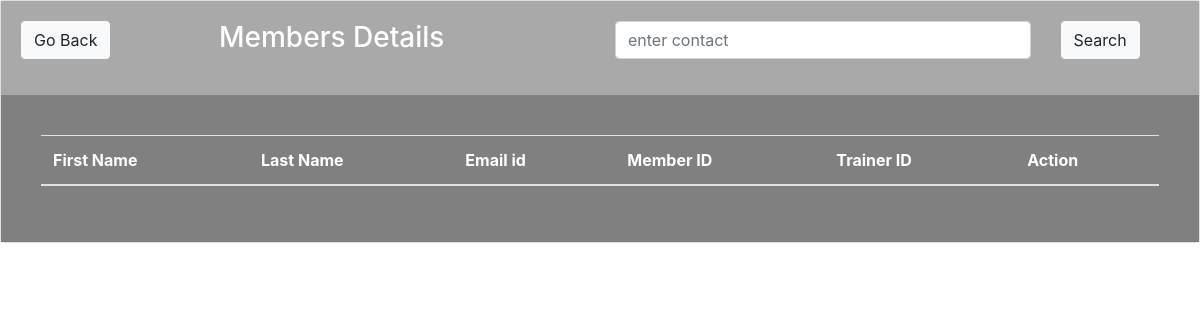
/member_details.php, run on an earlier commit of the app's database.
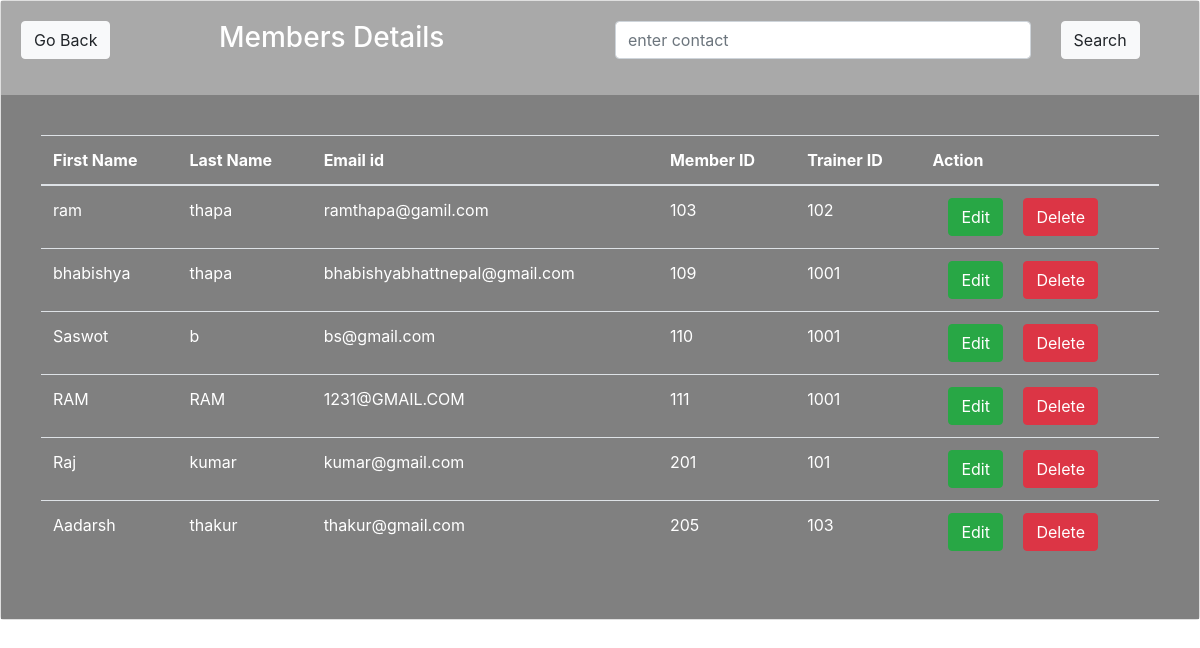
And on a later commit of the database.
### tables this page shows
CREATE TABLE IF NOT EXISTS `gymapp` (
  `fname` varchar(40) NOT NULL,
  `lname` varchar(40) NOT NULL,
  `email` varchar(40) NOT NULL,
  `contact` varchar(40) NOT NULL,
  `trainer_id` varchar(60) NOT NULL,
  PRIMARY KEY (`contact`)
);

### func.php (the view, shortened to what this page needs)
<?php
$con = mysqli_connect("localhost", "root", "", "gymwebsite");
function get_member_details()
{
    global $con;
    $query = "select * from gymapp";
    $result = mysqli_query($con, $query);
    while ($row = mysqli_fetch_array($result)) {
        $fname = $row['fname'];
        $lname = $row['lname'];
        $email = $row['email'];
        $contact = $row['contact'];
        $trainer_id = $row['trainer_id'];
        echo "<tr>
          <td>$fname</td>
        <td>$lname</td>
            <td>$email</td>
            <td>$contact</td>
          <td>$trainer_id</td>
          <td>
            <a class='btn btn-success mx-3 editbtn' style='text-decoration:none; color:white;'>Edit</a>
            <a href='memberdelete.php?email=$email'  class='btn btn-danger' style='text-decoration:none; color:white;'>Delete</a>
          </td>
        </tr>";
    }
}

### member_details.php (shortened to what this page needs)
<!DOCTYPE html>
<?php include("func.php"); ?>
<html>
<head>
    <link rel="stylesheet" href="https://maxcdn.bootstrapcdn.com/bootstrap/4.0.0-beta/css/bootstrap.min.css">
</head>
<body>
    <div class="container-fluid p-0">
        <div class="card">
            <div class="card-body" style="background-color:darkgrey;color:#ffffff;">
                <div class="row">
                    <div class="col-md-2">
                        <a href="admin-panel.php" class="btn btn-light ">Go Back</a>
                    </div>
                    <div class="col-md-4">
                        <h3>Members Details</h3>
                    </div>
                    <div class="col-md-6">
                        <form class="form-group" action="trainer_search.php" method="post">
                            <div class="row">
                                <div class="col-md-9"><input type="text" name="search" class="form-control" placeholder="enter contact"></div>
                                <div class="col-md-3"><input type="submit" name="member_search_submit" class="btn btn-light" value="Search"> </div>
                            </div>
                        </form>
                    </div>
                </div>
            </div>
            <div class="card-body" style="background-color:grey;color:#ffffff;">
                <div class="card-body">
                    <table class="table table-hover">
                        <thead>
                            <tr>
                                <th>First Name</th>
                                <th>Last Name</th>
                                <th>Email id</th>
                                <th>Member ID</th>
                                <th>Trainer ID</th>
                                <th>Action</th>
                            </tr>
                        </thead>
                        <tbody>
                            <?php get_member_details(); ?>
                        </tbody>
                    </table>
                </div>
            </div>
        </div>
    </div>
</body>
</html>

What changed in the data, as far as the page shows it:
added gymapp: fname "ram", lname "thapa", email "ramthapa@gamil.com", contact "103", trainer "102"
added gymapp: fname "bhabishya", lname "thapa", email "bhabishyabhattnepal@gmail.com", contact "109", trainer "1001"
added gymapp: fname "Saswot", lname "b", email "bs@gmail.com", contact "110", trainer "1001"
added gymapp: fname "RAM", lname "RAM", email "1231@GMAIL.COM", contact "111", trainer "1001"
added gymapp: fname "Raj", lname "kumar", email "kumar@gmail.com", contact "201", trainer "101"
added gymapp: fname "Aadarsh", lname "thakur", email "thakur@gmail.com", contact "205", trainer "103"
